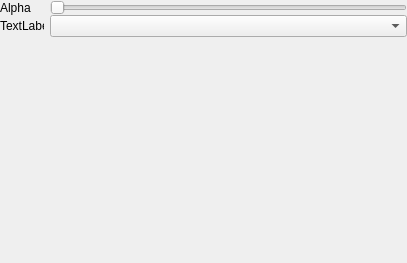
<?xml version="1.0" encoding="UTF-8"?>
<ui version="4.0">
 <class>ControllerSplitAtOptionsWidget</class>
 <widget class="QWidget" name="ControllerSplitAtOptionsWidget">
  <property name="geometry">
   <rect>
    <x>0</x>
    <y>0</y>
    <width>407</width>
    <height>263</height>
   </rect>
  </property>
  <property name="windowTitle">
   <string>Form</string>
  </property>
  <layout class="QVBoxLayout" name="verticalLayout">
   <property name="spacing">
    <number>0</number>
   </property>
   <property name="leftMargin">
    <number>0</number>
   </property>
   <property name="topMargin">
    <number>0</number>
   </property>
   <property name="rightMargin">
    <number>0</number>
   </property>
   <property name="bottomMargin">
    <number>0</number>
   </property>
   <item>
    <widget class="QWidget" name="widget_6" native="true">
     <layout class="QHBoxLayout" name="horizontalLayout_6">
      <property name="leftMargin">
       <number>0</number>
      </property>
      <property name="topMargin">
       <number>0</number>
      </property>
      <property name="rightMargin">
       <number>0</number>
      </property>
      <property name="bottomMargin">
       <number>0</number>
      </property>
      <item>
       <widget class="QLabel" name="m_SplitAtLbl">
        <property name="minimumSize">
         <size>
          <width>44</width>
          <height>0</height>
         </size>
        </property>
        <property name="maximumSize">
         <size>
          <width>44</width>
          <height>16777215</height>
         </size>
        </property>
        <property name="text">
         <string>Alpha</string>
        </property>
       </widget>
      </item>
      <item>
       <widget class="QSlider" name="m_SplitAtSld">
        <property name="orientation">
         <enum>Qt::Horizontal</enum>
        </property>
       </widget>
      </item>
     </layout>
    </widget>
   </item>
   <item>
    <widget class="QWidget" name="widget" native="true">
     <layout class="QHBoxLayout" name="horizontalLayout">
      <property name="leftMargin">
       <number>0</number>
      </property>
      <property name="topMargin">
       <number>0</number>
      </property>
      <property name="rightMargin">
       <number>0</number>
      </property>
      <property name="bottomMargin">
       <number>0</number>
      </property>
      <item>
       <widget class="QLabel" name="m_TypeLbl">
        <property name="minimumSize">
         <size>
          <width>44</width>
          <height>0</height>
         </size>
        </property>
        <property name="maximumSize">
         <size>
          <width>44</width>
          <height>16777215</height>
         </size>
        </property>
        <property name="text">
         <string>TextLabel</string>
        </property>
       </widget>
      </item>
      <item>
       <widget class="QComboBox" name="m_TypeCbb"/>
      </item>
     </layout>
    </widget>
   </item>
   <item>
    <spacer name="verticalSpacer">
     <property name="orientation">
      <enum>Qt::Vertical</enum>
     </property>
     <property name="sizeHint" stdset="0">
      <size>
       <width>20</width>
       <height>40</height>
      </size>
     </property>
    </spacer>
   </item>
  </layout>
 </widget>
 <resources/>
 <connections/>
</ui>
